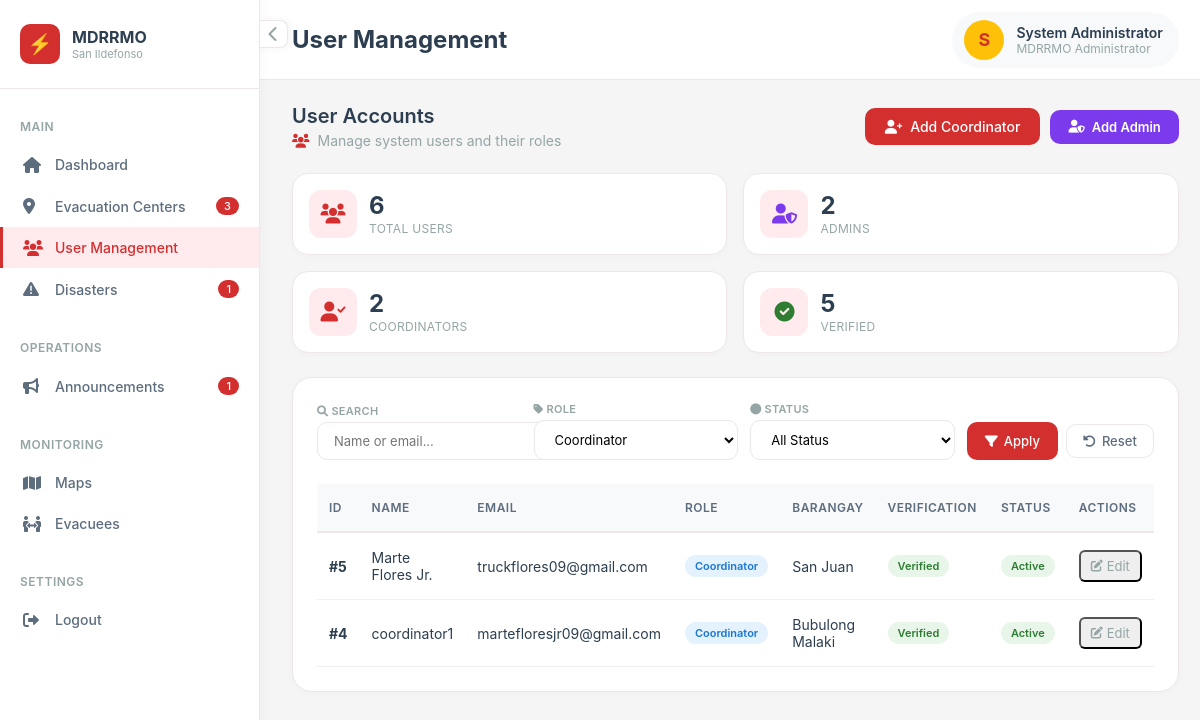
The page /admin/users.php?role_filter=coordinator (signed in) on the database as committed earlier.
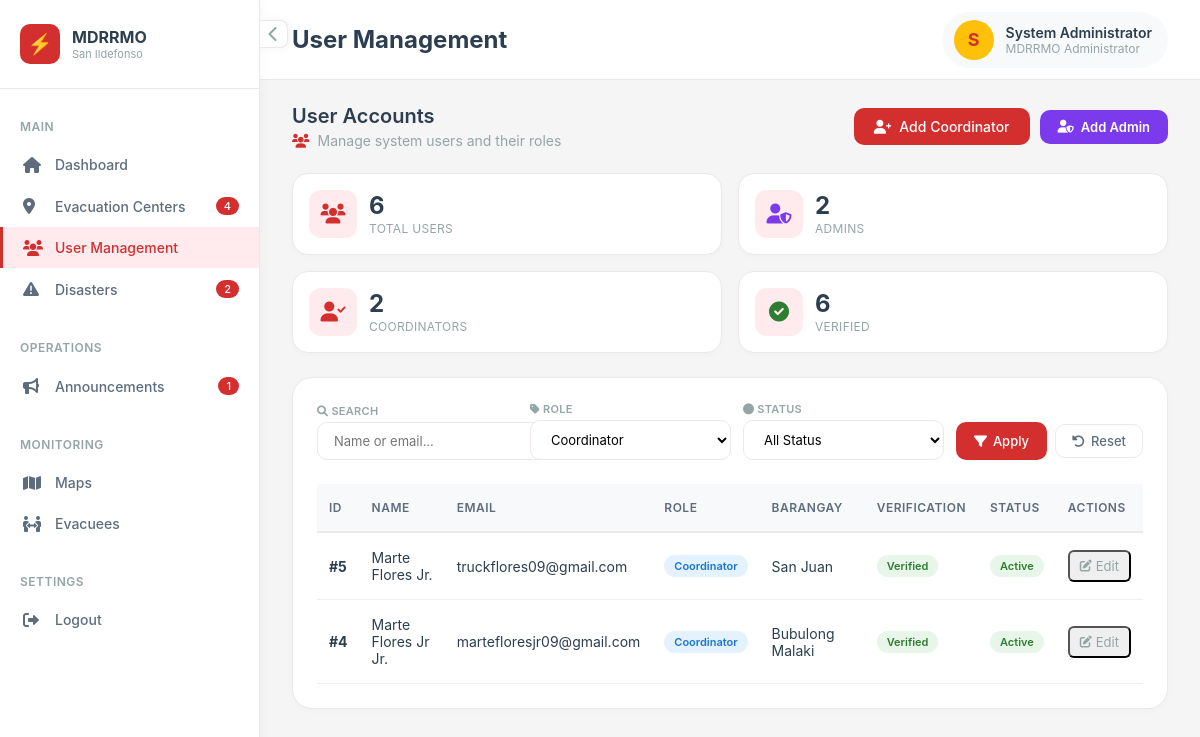
The same page on the database as committed later.
### tables this page shows
CREATE TABLE `users` (
  `id` int(10) UNSIGNED NOT NULL,
  `full_name` varchar(150) NOT NULL,
  `first_name` varchar(100) DEFAULT NULL,
  `middle_name` varchar(100) DEFAULT NULL,
  `last_name` varchar(100) DEFAULT NULL,
  `suffix` varchar(10) DEFAULT NULL,
  `email` varchar(150) NOT NULL,
  `contact_number` varchar(20) DEFAULT NULL,
  `password_hash` varchar(255) NOT NULL,
  `role` enum('citizen','admin','coordinator') NOT NULL DEFAULT 'citizen',
  `barangay_id` int(10) UNSIGNED NOT NULL,
  `house_number` varchar(50) NOT NULL,
  `birthday` date DEFAULT NULL,
  `sex` enum('male','female','prefer_not_to_say') DEFAULT NULL,
  `is_email_verified` tinyint(1) NOT NULL DEFAULT 0,
  `otp_code_hash` varchar(255) DEFAULT NULL,
  `otp_expires_at` datetime DEFAULT NULL,
  `device_token` varchar(255) DEFAULT NULL,
  `device_fingerprint` varchar(255) DEFAULT NULL,
  `device_registered_at` datetime DEFAULT NULL,
  `is_device_trusted` tinyint(1) NOT NULL DEFAULT 0,
  `is_active` tinyint(1) NOT NULL DEFAULT 1,
  `created_at` datetime NOT NULL DEFAULT current_timestamp(),
  `updated_at` datetime NOT NULL DEFAULT current_timestamp() ON UPDATE current_timestamp()
);

CREATE TABLE `barangays` (
  `id` int(10) UNSIGNED NOT NULL,
  `name` varchar(100) NOT NULL,
  `municipality` varchar(100) NOT NULL DEFAULT 'San Ildefonso',
  `province` varchar(100) NOT NULL DEFAULT 'Bulacan',
  `center_lat` decimal(10,7) DEFAULT NULL,
  `center_lng` decimal(10,7) DEFAULT NULL,
  `boundary_polygon` longtext DEFAULT NULL CHECK (json_valid(`boundary_polygon`)),
  `is_active` tinyint(1) NOT NULL DEFAULT 1
);

### pages/session.php (called while the page is built, shortened)
<?php
function current_user(): ?array
{
    static $cached = null;
    if ($cached !== null) {
        return $cached;
    }
    $pdo = db();
    $stmt = $pdo->prepare('SELECT u.*, b.name AS barangay_name, b.municipality, b.province
                           FROM users u
                           JOIN barangays b ON b.id = u.barangay_id
                           WHERE u.id = ? AND u.is_active = 1');
    $stmt->execute([$_SESSION['user_id']]);
    $cached = $stmt->fetch() ?: null;
    return $cached;
}
function require_login(?string $role = null): void
{
    $user = current_user();
}

### admin/users.php (the view, shortened to what the changed rows need)
<?php require_once __DIR__ . '/../pages/session.php'; require_login('admin');
$pdo = db();
$user = current_user();
$perPage = 10;
$page = isset($_GET['page']) && is_numeric($_GET['page']) ? (int)$_GET['page'] : 1;
$roleFilter = isset($_GET['role_filter']) ? trim($_GET['role_filter']) : '';
$where = [];
$params = [];
if (!empty($roleFilter)) {
    $where[] = "u.role = :role";
    $params[':role'] = $roleFilter;
}
$whereClause = !empty($where) ? "WHERE " . implode(" AND ", $where) : "";
$countSql = "SELECT COUNT(*) FROM users u JOIN barangays b ON b.id = u.barangay_id $whereClause";
$stmt = $pdo->prepare($countSql);
foreach ($params as $key => $val) {
    $stmt->bindValue($key, $val);
}
$stmt->execute();
$totalRows = (int)$stmt->fetchColumn();
$offset = ($page - 1) * $perPage;
$sql = "SELECT u.id, u.full_name, u.email, u.role, u.is_active, u.is_email_verified, b.name AS barangay_name
        FROM users u
        JOIN barangays b ON b.id = u.barangay_id
        $whereClause
        ORDER BY u.id DESC
        LIMIT :limit OFFSET :offset";
$stmt = $pdo->prepare($sql);
foreach ($params as $key => $val) {
    $stmt->bindValue($key, $val);
}
$stmt->bindValue(':limit', $perPage, PDO::PARAM_INT);
$stmt->bindValue(':offset', $offset, PDO::PARAM_INT);
$stmt->execute();
$filteredUsers = $stmt->fetchAll();
$verifiedCount    = (int)$pdo->query("SELECT COUNT(*) FROM users WHERE is_email_verified = 1")->fetchColumn();
$_badgeCenters       = (int)$pdo->query("SELECT COUNT(*) FROM evacuation_centers")->fetchColumn();
$_badgeOngoing       = (int)$pdo->query("SELECT COUNT(*) FROM disasters WHERE status = 'ongoing'")->fetchColumn();
$currentAdminId = (int)$user['id'];
?>
<!DOCTYPE html>
<html lang="en">
<head>
    <link rel="stylesheet" href="../asset/css/admin_user.css">
    <link rel="stylesheet" href="https://cdnjs.cloudflare.com/ajax/libs/font-awesome/6.0.0/css/all.min.css" />
</head>
<body>
    <div class="app-wrapper">
        <aside class="sidebar" id="sidebar">
            <div class="sidebar-content">
                <div class="sidebar-section">
                    <ul class="sidebar-menu">
                        <li><a href="centers.php" class="sidebar-link"><i class="fas fa-map-marker-alt"></i> <span>Evacuation Centers</span><?php if($_badgeCenters > 0): ?><span class="sidebar-badge"><?php echo $_badgeCenters; ?></span><?php endif; ?></a></li>
                        <li><a href="disasters.php" class="sidebar-link"><i class="fas fa-exclamation-triangle"></i> <span>Disasters</span><?php if($_badgeOngoing > 0): ?><span class="sidebar-badge"><?php echo $_badgeOngoing; ?></span><?php endif; ?></a></li>
                    </ul>
                </div>
            </div>
        </aside>
        <main class="main-content" id="mainContent">
            <div class="top-nav">
                <div class="page-title">
                    <h1>User Management</h1>
                </div>
            </div>
            <div class="dashboard">
                <div class="page-header">
                    <div class="page-header-left">
                        <h2>User Accounts</h2>
                    </div>
                </div>
                <div class="stats-row">
                    <div class="stat-card">
                        <div class="stat-content">
                            <div class="stat-value"><?php echo $verifiedCount; ?></div>
                            <div class="stat-label">Verified</div>
                        </div>
                    </div>
                </div>
                <div class="card">
                    <?php if (empty($filteredUsers) && $totalRows == 0): ?>
                        <div class="empty-state">
                            <i class="fas fa-users"></i>
                            <p>No users match your filters.</p>
                            <a href="users.php" class="btn-primary">Clear Filters</a>
                        </div>
                    <?php else: ?>
                        <div class="table-container">
                            <table class="table" id="usersTable">
                                <thead>
                                    <tr>
                                        <th>ID</th>
                                        <th>Name</th>
                                        <th>Email</th>
                                        <th>Role</th>
                                        <th>Barangay</th>
                                        <th>Verification</th>
                                        <th>Status</th>
                                        <th>Actions</th>
                                    </tr>
                                </thead>
                                <tbody>
                                    <?php foreach ($filteredUsers as $u):
                                        $roleClass = '';
                                        if ($u['role'] === 'admin')       $roleClass = 'role-admin';
                                        elseif ($u['role'] === 'coordinator') $roleClass = 'role-coordinator';
                                        elseif ($u['role'] === 'citizen')     $roleClass = 'role-citizen';
                                        $isSelf = ((int)$u['id'] === $currentAdminId);
                                    ?>
                                        <tr <?php echo $isSelf ? 'style="background:#FEFCE8;"' : ''; ?>>
                                            <td><strong>#<?php echo (int)$u['id']; ?></strong></td>
                                            <td>
                                                <?php echo htmlspecialchars($u['full_name']); ?>
                                            </td>
                                            <td><?php echo htmlspecialchars($u['email']); ?></td>
                                            <td>
                                                <span class="role-badge <?php echo $roleClass; ?>">
                                                    <?php echo ucfirst(htmlspecialchars($u['role'])); ?>
                                                </span>
                                            </td>
                                            <td><?php echo htmlspecialchars($u['barangay_name']); ?></td>
                                            <td>
                                                <span class="status-badge <?php echo $u['is_email_verified'] ? 'status-verified' : 'status-unverified'; ?>">
                                                    <?php echo $u['is_email_verified'] ? 'Verified' : 'Unverified'; ?>
                                                </span>
                                            </td>
                                            <td>
                                                <span class="status-badge <?php echo $u['is_active'] ? 'status-active' : 'status-inactive'; ?>">
                                                    <?php echo $u['is_active'] ? 'Active' : 'Inactive'; ?>
                                                </span>
                                            </td>
                                            <td>
                                                <button onclick="openModal(
                                                    <?php echo (int)$u['id']; ?>,
                                                    '<?php echo addslashes($u['full_name']); ?>',
                                                    '<?php echo addslashes($u['email']); ?>',
                                                    '<?php echo $u['role']; ?>',
                                                    '<?php echo $u['is_active']; ?>',
                                                    <?php echo $isSelf ? 'true' : 'false'; ?>
                                                )" class="action-btn">
                                                    <i class="fas fa-edit"></i> Edit
                                                </button>
                                            </td>
                                        </tr>
                                    <?php endforeach; ?>
                                </tbody>
                            </table>
                        </div>
                    <?php endif; ?>
                </div>
            </div>
        </main>
    </div>
</body>
</html>

Rows that differ between the two databases and show on the page:
changed users "martefloresjr09@gmail.com": full_name "coordinator1" → "Marte Flores Jr Jr."
Other text that changed with them:
$_badgeCenters: "3" → "4"
$_badgeOngoing: "1" → "2"
$verifiedCount: "5" → "6"
